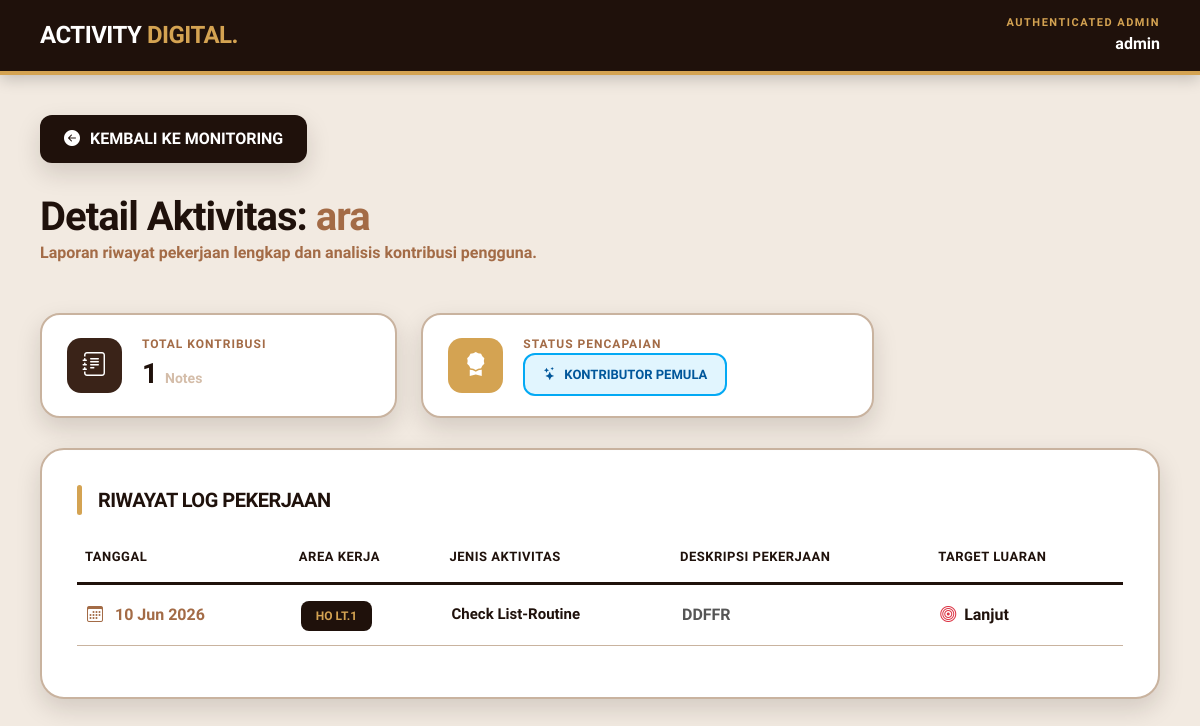
Page /public/index.php?page=admin_dashboard&action=user_detail&id=18 (signed in) on the committed database.
### tables this page shows
CREATE TABLE `users` (
  `id_user` int(11) NOT NULL,
  `username` varchar(100) NOT NULL,
  `email` varchar(100) NOT NULL,
  `password` varchar(100) NOT NULL,
  `role` enum('admin','user') DEFAULT 'user',
  `last_activity` datetime DEFAULT NULL,
  `is_first_login` tinyint(1) DEFAULT 1
);

CREATE TABLE `notes` (
  `date` date NOT NULL,
  `description` varchar(255) NOT NULL,
  `id_area` int(11) DEFAULT NULL,
  `jenis` enum('Check List-Routine','Complain','Perbaikan/Perawatan','Ganti Baru') NOT NULL,
  `target` enum('Menunggu Proses','Lanjut','Selesai') NOT NULL,
  `material` varchar(255) NOT NULL,
  `id` int(11) NOT NULL,
  `user_id` int(11) NOT NULL,
  `foto_before` varchar(255) DEFAULT NULL,
  `foto_after` varchar(255) DEFAULT NULL
);

CREATE TABLE `tb_area` (
  `id_area` int(11) NOT NULL,
  `nama_area` varchar(100) NOT NULL
);

### controllers/AdminController.php (called while the page is built, shortened)
<?php
require_once __DIR__ . "/../models/User.php";
class AdminController
{
    private $userModel;
    public function __construct($koneksi)
    {
        $this->userModel = new UserModel($koneksi);
    }
    public function detail_user($id)
    {
        $user = $this->userModel->getUserById($id);
        $activities = $this->userModel->getUserActivityDetail($id);
        include __DIR__ . "/../views/admin/user_detail.php";
    }
}

### models/User.php (called while the page is built, shortened)
<?php
class UserModel
{
    private $db;
    private $table = "users";
    public function __construct($koneksi)
    {
        $this->db = $koneksi;
    }
    public function getUserById($id)
    {
        $query = "SELECT * FROM " . $this->table . " WHERE id_user = ?";
        $stmt = $this->db->prepare($query);
        $stmt->bind_param("i", $id);
        $stmt->execute();
        return $stmt->get_result()->fetch_assoc();
    }
    public function getUserActivityDetail($id_user)
    {
        $query = "SELECT n.*, a.nama_area
                  FROM notes n
                  JOIN tb_area a ON n.id_area = a.id_area
                  WHERE n.user_id = ?
                  ORDER BY n.date DESC";
        $stmt = $this->db->prepare($query);
        $stmt->bind_param("i", $id_user);
        $stmt->execute();
        return $stmt->get_result();
    }
}

### views/admin/user_detail.php (the view, shortened to what this page needs)
<!DOCTYPE html>
<html lang="id">
<head>
    <link href="https://cdn.jsdelivr.net/npm/bootstrap@5.3.2/dist/css/bootstrap.min.css" rel="stylesheet" />
    <link rel="stylesheet" href="https://cdn.jsdelivr.net/npm/bootstrap-icons@1.11.1/font/bootstrap-icons.min.css">
    <link rel="stylesheet" href="https://cdn.datatables.net/1.13.6/css/dataTables.bootstrap5.min.css">
</head>
<body>
    <nav class="top-nav">
        <a href="#" class="brand-logo">ACTIVITY <span>DIGITAL.</span></a>
        <div class="d-flex align-items-center gap-3">
            <div class="text-end d-none d-md-block text-white">
                <div style="font-size: 11px; font-weight: 900; color: var(--accent-gold); letter-spacing: 1.5px;">AUTHENTICATED ADMIN</div>
                <div style="font-size: 16px; font-weight: 900;"><?= htmlspecialchars($_SESSION['username'] ?? 'Admin') ?></div>
            </div>
        </div>
    </nav>
    <div class="main-container">
        <a href="index.php?page=admin_dashboard&action=monitoring" class="btn-back">
            <i class="bi bi-arrow-left-circle-fill"></i> KEMBALI KE MONITORING
        </a>
        <div class="header-title mb-5">
            <h1>Detail Aktivitas: <span><?= htmlspecialchars($user['username'] ?? 'User') ?></span></h1>
            <p class="mb-0 fw-bold" style="color: var(--caramel);">Laporan riwayat pekerjaan lengkap dan analisis kontribusi pengguna.</p>
        </div>
        <div class="row g-4 mb-4">
            <div class="col-md-4">
                <div class="stat-card-mini">
                    <div class="stat-icon-mini"><i class="bi bi-journal-text"></i></div>
                    <div>
                        <div style="font-size: 12px; font-weight: 900; color: var(--caramel); text-transform: uppercase; letter-spacing: 1px;">Total Kontribusi</div>
                        <div style="font-size: 28px; font-weight: 900;"><?= isset($activities) ? $activities->num_rows : 0 ?> <small style="font-size: 14px; color: var(--milk-tea);">Notes</small></div>
                    </div>
                </div>
            </div>
            <div class="col-md-5">
                <div class="stat-card-mini">
                    <div class="stat-icon-mini" style="background: var(--accent-gold);"><i class="bi bi-award-fill"></i></div>
                    <div>
                        <div style="font-size: 12px; font-weight: 900; color: var(--caramel); text-transform: uppercase; letter-spacing: 1px;">Status Pencapaian</div>
                        <div>
                            <?php
                            $count = isset($activities) ? $activities->num_rows : 0;
                            if ($count >= 20) {
                                echo '<div class="badge-piagam badge-emas"><i class="bi bi-trophy-fill"></i> Piagam Emas: Sangat Aktif</div>';
                            } elseif ($count >= 10) {
                                echo '<div class="badge-piagam badge-perak"><i class="bi bi-award-fill"></i> Piagam Perak: Aktif</div>';
                            } else {
                                echo '<div class="badge-piagam badge-pemula"><i class="bi bi-stars"></i> Kontributor Pemula</div>';
                            }
                            ?>
                        </div>
                    </div>
                </div>
            </div>
        </div>
        <div class="table-wrapper">
            <div class="d-flex align-items-center gap-3 mb-4">
                <div style="width: 5px; height: 30px; background: var(--accent-gold); border-radius: 10px;"></div>
                <h5 class="mb-0" style="font-weight: 900; color: var(--espresso-dark); letter-spacing: -0.5px;">RIWAYAT LOG PEKERJAAN</h5>
            </div>
            <div class="table-responsive overflow-hidden">
                <table id="activityTable" class="table table-hover w-100">
                    <thead>
                        <tr>
                            <th>Tanggal</th>
                            <th>Area Kerja</th>
                            <th>Jenis Aktivitas</th>
                            <th>Deskripsi Pekerjaan</th>
                            <th>Target Luaran</th>
                        </tr>
                    </thead>
                    <tbody>
                        <?php if (isset($activities) && $activities->num_rows > 0): ?>
                            <?php while ($row = $activities->fetch_assoc()): ?>
                                <tr>
                                    <td style="font-weight: 800; color: var(--caramel); white-space: nowrap;">
                                        <i class="bi bi-calendar3 me-2"></i> <?= date('d M Y', strtotime($row['date'])) ?>
                                    </td>
                                    <td>
                                        <span class="badge-area"><?= htmlspecialchars($row['nama_area']) ?></span>
                                    </td>
                                    <td>
                                        <div style="font-weight: 900; font-size: 15px;"><?= htmlspecialchars($row['jenis']) ?></div>
                                    </td>
                                    <td style="max-width: 350px; font-weight: 600; color: #555;">
                                        <?= htmlspecialchars($row['description']) ?>
                                    </td>
                                    <td>
                                        <div class="d-flex align-items-center gap-2" style="font-weight: 800;">
                                            <i class="bi bi-bullseye text-danger"></i>
                                            <?= htmlspecialchars($row['target']) ?>
                                        </div>
                                    </td>
                                </tr>
                            <?php endwhile; ?>
                        <?php endif; ?>
                    </tbody>
                </table>
            </div>
        </div>
    </div>
</body>
</html>

### views/admin/user_detail.php (style rules this page uses)
:root { --bg-body: #F2EAE1; --milk-tea: #D4BDA9; --caramel: #A36B46; --espresso: #3A2318; --espresso-dark: #1F110B; --white: #FFFFFF; --accent-gold: #D4A352; --shadow-bold: 0 10px 25px rgba(31, 17, 11, 0.15); --border-solid: #C9B39F; }
body { background-color: var(--bg-body); font-family: 'Plus Jakarta Sans', sans-serif; color: var(--espresso-dark); -webkit-font-smoothing: antialiased; }
.top-nav { background: var(--espresso-dark); padding: 15px 40px; display: flex; justify-content: space-between; align-items: center; box-shadow: 0 4px 15px rgba(0, 0, 0, 0.2); border-bottom: 4px solid var(--accent-gold); }
.brand-logo { font-weight: 900; font-size: 24px; color: var(--white); text-decoration: none; letter-spacing: -0.5px; }
.brand-logo span { color: var(--accent-gold); }
.main-container { padding: 40px; max-width: 1400px; margin: 0 auto; }
.header-title h1 { font-weight: 900; font-size: 40px; color: var(--espresso-dark); margin: 0; letter-spacing: -1px; }
.header-title span { color: var(--caramel); }
.btn-back { background: var(--espresso-dark); color: var(--white); font-weight: 800; border-radius: 12px; padding: 12px 24px; text-decoration: none; display: inline-flex; align-items: center; gap: 10px; transition: all 0.3s ease; border: none; margin-bottom: 30px; box-shadow: var(--shadow-bold); }
.stat-card-mini { background: var(--white); border: 2px solid var(--border-solid); border-radius: 20px; padding: 20px 25px; display: flex; align-items: center; gap: 20px; box-shadow: var(--shadow-bold); height: 100%; }
.stat-icon-mini { width: 55px; height: 55px; background: var(--espresso); color: var(--white); border-radius: 14px; display: flex; align-items: center; justify-content: center; font-size: 24px; }
.table-wrapper { background: var(--white); border-radius: 24px; padding: 35px; box-shadow: var(--shadow-bold); border: 2px solid var(--border-solid); margin-top: 30px; }
.table th { font-weight: 900; color: var(--espresso-dark); text-transform: uppercase; font-size: 13px; letter-spacing: 0.5px; border-bottom: 3px solid var(--espresso-dark); padding-bottom: 15px; }
.table td { vertical-align: middle; font-weight: 700; color: var(--espresso-dark); padding: 18px 10px; border-bottom: 1px solid var(--border-solid); }
.badge-piagam { display: inline-flex; align-items: center; gap: 8px; padding: 10px 18px; border-radius: 12px; font-weight: 900; font-size: 13px; text-transform: uppercase; border: 2px solid transparent; }
.badge-pemula { background: #E1F5FE; color: #01579B; border-color: #03A9F4; }
.badge-area { background: var(--espresso-dark); color: var(--accent-gold); font-weight: 800; padding: 8px 15px; border-radius: 8px; font-size: 12px; }

### rows in the picture
users: username "ara"
notes: date "10 Jun 2026", id_area.nama_area "HO LT.1", jenis "Check List-Routine", description "DDFFR", target "Lanjut"

### other values in the picture
$_SESSION['username'] "admin"
$activities->num_rows "1"
